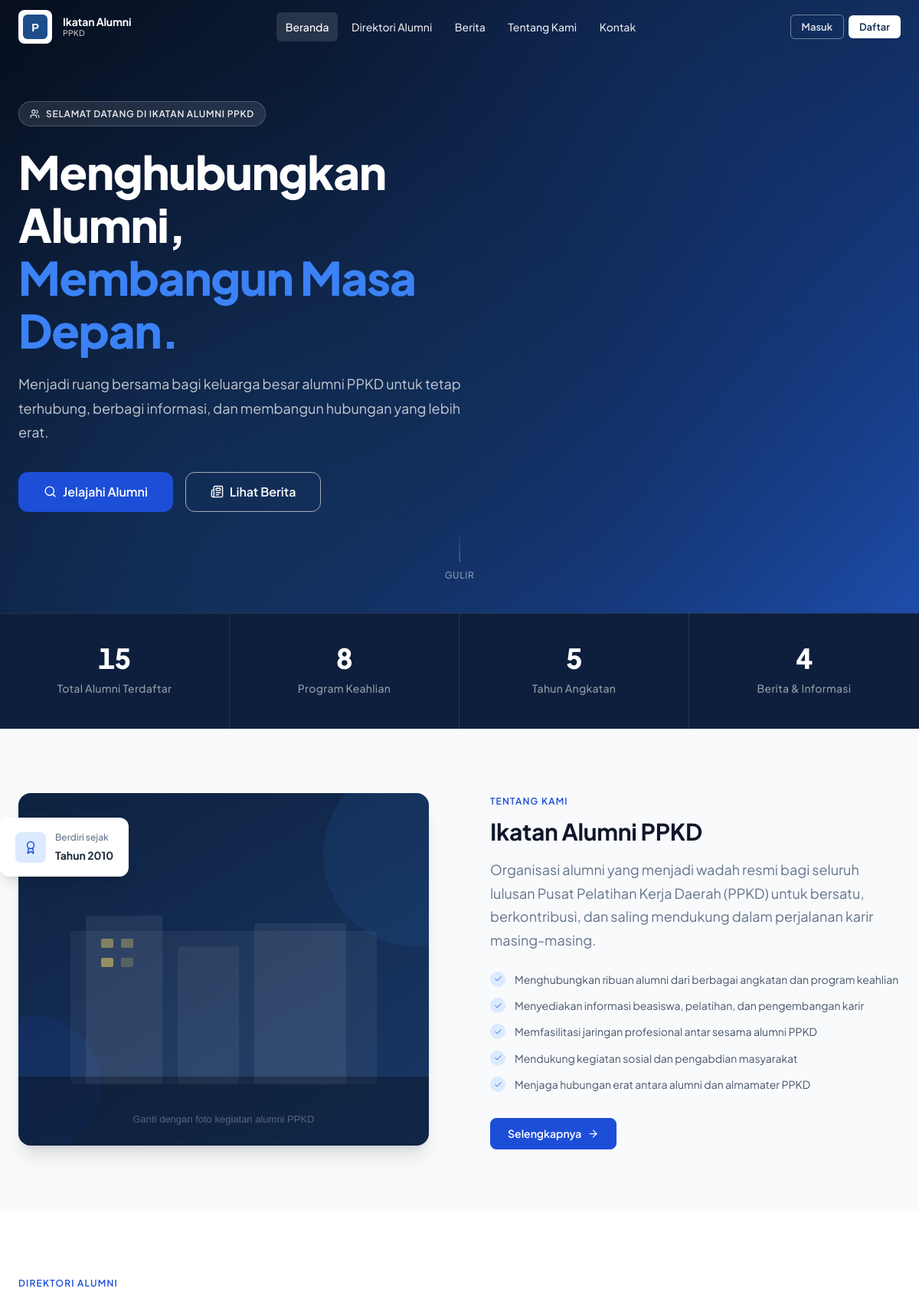
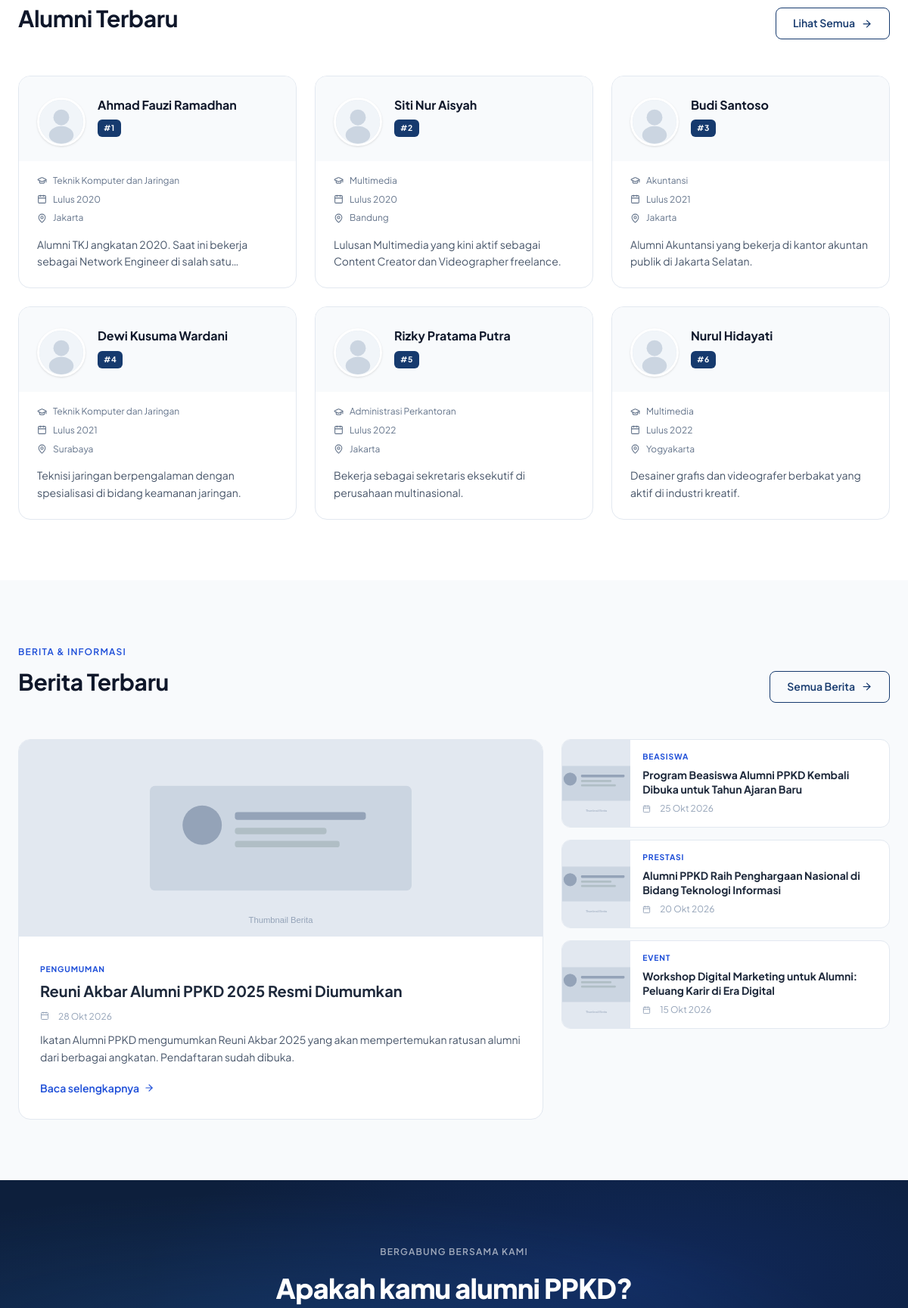
The page / (upper part) on the database its author committed (2 pictures, top to bottom).
### tables this page shows
CREATE TABLE `alumni` (
  `id`            INT UNSIGNED    NOT NULL AUTO_INCREMENT,
  `user_id`       INT UNSIGNED    DEFAULT NULL,
  `nomor_urut`    INT UNSIGNED    NOT NULL,
  `nama_lengkap`  VARCHAR(200)    NOT NULL,
  `jurusan_id`    INT UNSIGNED    NOT NULL,
  `tahun_lulus`   YEAR(4)         NOT NULL,
  `foto`          VARCHAR(255)    DEFAULT NULL,
  `deskripsi`     TEXT            DEFAULT NULL,
  `kota`          VARCHAR(100)    DEFAULT NULL,
  `pekerjaan`     VARCHAR(200)    DEFAULT NULL,
  `is_published`  TINYINT(1)      NOT NULL DEFAULT 1,
  `created_at`    DATETIME        NOT NULL DEFAULT CURRENT_TIMESTAMP,
  `updated_at`    DATETIME        NOT NULL DEFAULT CURRENT_TIMESTAMP ON UPDATE CURRENT_TIMESTAMP,
  PRIMARY KEY (`id`),
  UNIQUE KEY `uq_nomor_urut` (`nomor_urut`),
  KEY `idx_jurusan` (`jurusan_id`),
  KEY `idx_tahun` (`tahun_lulus`),
  KEY `idx_nama` (`nama_lengkap`),
  CONSTRAINT `fk_alumni_jurusan` FOREIGN KEY (`jurusan_id`) REFERENCES `jurusan` (`id`)
);

CREATE TABLE `jurusan` (
  `id`            INT UNSIGNED    NOT NULL AUTO_INCREMENT,
  `nama_jurusan`  VARCHAR(150)    NOT NULL,
  `kode`          VARCHAR(20)     NOT NULL,
  `created_at`    DATETIME        NOT NULL DEFAULT CURRENT_TIMESTAMP,
  PRIMARY KEY (`id`),
  UNIQUE KEY `uq_kode` (`kode`)
);

CREATE TABLE `berita` (
  `id`           INT UNSIGNED    NOT NULL AUTO_INCREMENT,
  `judul`        VARCHAR(255)    NOT NULL,
  `slug`         VARCHAR(255)    NOT NULL,
  `konten`       LONGTEXT        NOT NULL,
  `ringkasan`    TEXT            DEFAULT NULL,
  `thumbnail`    VARCHAR(255)    DEFAULT NULL,
  `kategori`     VARCHAR(100)    DEFAULT 'Umum',
  `author_id`    INT UNSIGNED    DEFAULT NULL,
  `is_published` TINYINT(1)      NOT NULL DEFAULT 1,
  `published_at` DATETIME        DEFAULT CURRENT_TIMESTAMP,
  `created_at`   DATETIME        NOT NULL DEFAULT CURRENT_TIMESTAMP,
  `updated_at`   DATETIME        NOT NULL DEFAULT CURRENT_TIMESTAMP ON UPDATE CURRENT_TIMESTAMP,
  PRIMARY KEY (`id`),
  UNIQUE KEY `uq_slug` (`slug`),
  KEY `idx_kategori` (`kategori`),
  KEY `idx_published` (`is_published`, `published_at`)
);

### includes/functions.php (called while the page is built, shortened)
<?php
function e(string $str): string {
    return htmlspecialchars($str, ENT_QUOTES | ENT_HTML5, 'UTF-8');
}
function excerpt(string $text, int $limit = 150): string {
    $stripped = strip_tags($text);
    if (mb_strlen($stripped) <= $limit) return $stripped;
    return mb_substr($stripped, 0, $limit) . '…';
}
function formatDate(string $date, string $format = 'd M Y'): string {
    static $months = [
        'Jan'=>'Jan','Feb'=>'Feb','Mar'=>'Mar','Apr'=>'Apr',
        'May'=>'Mei','Jun'=>'Jun','Jul'=>'Jul','Aug'=>'Agt',
        'Sep'=>'Sep','Oct'=>'Okt','Nov'=>'Nov','Dec'=>'Des',
    ];
    $formatted = date($format, strtotime($date));
    return str_replace(array_keys($months), array_values($months), $formatted);
}
function alumniPhoto(string $foto = null, string $nama = ''): string {
    return SITE_URL . '/assets/img/avatar-placeholder.svg';
}
function beritaThumb(string $thumb = null): string {
    return SITE_URL . '/assets/img/news-placeholder.svg';
}
function getSiteStats(): array {
    $db = getDB();
    $alumni  = $db->query('SELECT COUNT(*) FROM alumni WHERE is_published=1')->fetchColumn();
    $jurusan = $db->query('SELECT COUNT(DISTINCT jurusan_id) FROM alumni WHERE is_published=1')->fetchColumn();
    $angkatan= $db->query('SELECT COUNT(DISTINCT tahun_lulus) FROM alumni WHERE is_published=1')->fetchColumn();
    $berita  = $db->query('SELECT COUNT(*) FROM berita WHERE is_published=1')->fetchColumn();
    return [
        'alumni'   => (int) $alumni,
        'jurusan'  => (int) $jurusan,
        'angkatan' => (int) $angkatan,
        'berita'   => (int) $berita,
    ];
}
function getLatestAlumni(int $limit = 6): array {
    $db = getDB();
    $stmt = $db->prepare(
        'SELECT a.*, j.nama_jurusan FROM alumni a
         JOIN jurusan j ON a.jurusan_id = j.id
         WHERE a.is_published = 1
         ORDER BY a.created_at DESC
         LIMIT ?'
    );
    $stmt->execute([$limit]);
    return $stmt->fetchAll();
}
function getLatestBerita(int $limit = 4): array {
    $db = getDB();
    $stmt = $db->prepare(
        'SELECT * FROM berita
         WHERE is_published = 1
         ORDER BY published_at DESC
         LIMIT ?'
    );
    $stmt->execute([$limit]);
    return $stmt->fetchAll();
}

### index.php (the view, shortened to what this page needs)
<?php
require_once __DIR__ . '/includes/functions.php';
$stats       = getSiteStats();
$latestAlumni = getLatestAlumni(6);
$latestBerita = getLatestBerita(4);
require_once __DIR__ . '/includes/header.php';
?>
<section class="hero" id="hero" aria-labelledby="heroTitle">
  <div class="hero-bg" id="heroBg"></div>
  <div class="hero-overlay"></div>
  <div class="hero-pattern"></div>
  <div class="container">
    <div class="hero-content">
      <div class="hero-badge" id="heroBadge">
        <i data-lucide="users" style="width:13px;height:13px"></i>
        Selamat Datang di Ikatan Alumni PPKD
      </div>
      <h1 class="hero-title" id="heroTitle">
        Menghubungkan Alumni,<br>
        <em>Membangun Masa Depan.</em>
      </h1>
      <p class="hero-desc">
        Menjadi ruang bersama bagi keluarga besar alumni PPKD untuk tetap
        terhubung, berbagi informasi, dan membangun hubungan yang lebih erat.
      </p>
      <div class="hero-actions">
        <a href="<?= SITE_URL ?>/alumni.php" class="btn btn-primary btn-lg" id="btnJelajahiAlumni">
          <i data-lucide="search" style="width:17px;height:17px"></i>
          Jelajahi Alumni
        </a>
        <a href="<?= SITE_URL ?>/berita.php" class="btn btn-outline-light btn-lg" id="btnLihatBerita">
          <i data-lucide="newspaper" style="width:17px;height:17px"></i>
          Lihat Berita
        </a>
      </div>
    </div>
  </div>
  <div class="hero-scroll" aria-hidden="true">
    <span>Gulir</span>
  </div>
</section>
<section class="stats-section" aria-label="Statistik Alumni">
  <div class="stats-inner">
    <div class="stat-item">
      <span class="stat-number">
        <span class="counter" data-target="<?= $stats['alumni'] ?>"><?= $stats['alumni'] ?></span>
      </span>
      <span class="stat-label">Total Alumni Terdaftar</span>
    </div>
    <div class="stat-item">
      <span class="stat-number">
        <span class="counter" data-target="<?= $stats['jurusan'] ?>"><?= $stats['jurusan'] ?></span>
      </span>
      <span class="stat-label">Program Keahlian</span>
    </div>
    <div class="stat-item">
      <span class="stat-number">
        <span class="counter" data-target="<?= $stats['angkatan'] ?>"><?= $stats['angkatan'] ?></span>
      </span>
      <span class="stat-label">Tahun Angkatan</span>
    </div>
    <div class="stat-item">
      <span class="stat-number">
        <span class="counter" data-target="<?= $stats['berita'] ?>"><?= $stats['berita'] ?></span>
      </span>
      <span class="stat-label">Berita &amp; Informasi</span>
    </div>
  </div>
</section>
<section class="section about-section" id="tentang" aria-labelledby="tentangTitle">
  <div class="container">
    <div class="about-grid">
      <div class="about-visual">
        <img src="<?= SITE_URL ?>/assets/img/about-placeholder.svg"
             alt="Foto kegiatan alumni PPKD"
             class="about-img-primary"
             id="aboutImgPrimary">
        <div class="about-badge" id="aboutBadge">
          <div class="about-badge-icon">
            <i data-lucide="award" style="width:18px;height:18px"></i>
          </div>
          <div class="about-badge-text">
            <span>Berdiri sejak</span>
            <strong>Tahun 2010</strong>
          </div>
        </div>
      </div>
      <div class="about-content">
        <span class="label-tag">Tentang Kami</span>
        <h2 class="section-title" id="tentangTitle">
          Ikatan Alumni PPKD
        </h2>
        <p class="section-subtitle" style="margin-top:1rem;">
          Organisasi alumni yang menjadi wadah resmi bagi seluruh lulusan
          Pusat Pelatihan Kerja Daerah (PPKD) untuk bersatu, berkontribusi,
          dan saling mendukung dalam perjalanan karir masing-masing.
        </p>
        <ul class="about-list">
          <li>
            <span class="check"><i data-lucide="check" style="width:11px;height:11px"></i></span>
            Menghubungkan ribuan alumni dari berbagai angkatan dan program keahlian
          </li>
          <li>
            <span class="check"><i data-lucide="check" style="width:11px;height:11px"></i></span>
            Menyediakan informasi beasiswa, pelatihan, dan pengembangan karir
          </li>
          <li>
            <span class="check"><i data-lucide="check" style="width:11px;height:11px"></i></span>
            Memfasilitasi jaringan profesional antar sesama alumni PPKD
          </li>
          <li>
            <span class="check"><i data-lucide="check" style="width:11px;height:11px"></i></span>
            Mendukung kegiatan sosial dan pengabdian masyarakat
          </li>
          <li>
            <span class="check"><i data-lucide="check" style="width:11px;height:11px"></i></span>
            Menjaga hubungan erat antara alumni dan almamater PPKD
          </li>
        </ul>
        <a href="<?= SITE_URL ?>/tentang.php" class="btn btn-primary" id="btnReadAbout">
          Selengkapnya
          <i data-lucide="arrow-right" style="width:15px;height:15px"></i>
        </a>
      </div>
    </div>
  </div>
</section>
<section class="section alumni-section" aria-labelledby="alumniSectionTitle">
  <div class="container">
    <div class="section-header">
      <div class="section-header-row">
        <div>
          <span class="label-tag">Direktori Alumni</span>
          <h2 class="section-title" id="alumniSectionTitle">Alumni Terbaru</h2>
        </div>
        <a href="<?= SITE_URL ?>/alumni.php" class="btn btn-outline" id="btnAllAlumni">
          Lihat Semua
          <i data-lucide="arrow-right" style="width:15px;height:15px"></i>
        </a>
      </div>
    </div>
    <?php if ($latestAlumni): ?>
    <div class="alumni-grid" id="homeAlumniGrid">
      <?php foreach ($latestAlumni as $al): ?>
      <a href="<?= SITE_URL ?>/alumni-detail.php?id=<?= $al['id'] ?>"
         class="alumni-card"
         id="alumni-home-<?= $al['id'] ?>">
        <div class="alumni-card-header">
          <img src="<?= alumniPhoto($al['foto'], $al['nama_lengkap']) ?>"
               alt="Foto <?= e($al['nama_lengkap']) ?>"
               class="alumni-avatar"
               onerror="this.src='<?= SITE_URL ?>/assets/img/avatar-placeholder.svg'">
          <div class="alumni-meta">
            <h3><?= e($al['nama_lengkap']) ?></h3>
            <span class="alumni-badge">#<?= e($al['nomor_urut']) ?></span>
          </div>
        </div>
        <div class="alumni-card-body">
          <div class="alumni-info-row">
            <div class="alumni-info-item">
              <i data-lucide="graduation-cap" style="width:13px;height:13px"></i>
              <span><?= e($al['nama_jurusan']) ?></span>
            </div>
            <div class="alumni-info-item">
              <i data-lucide="calendar" style="width:13px;height:13px"></i>
              <span>Lulus <?= e($al['tahun_lulus']) ?></span>
            </div>
            <?php if ($al['kota']): ?>
            <div class="alumni-info-item">
              <i data-lucide="map-pin" style="width:13px;height:13px"></i>
              <span><?= e($al['kota']) ?></span>
            </div>
            <?php endif; ?>
          </div>
          <?php if ($al['deskripsi']): ?>
          <p class="alumni-desc"><?= e(excerpt($al['deskripsi'], 100)) ?></p>
          <?php endif; ?>
        </div>
      </a>
      <?php endforeach; ?>
    </div>
    <?php endif; ?>
  </div>
</section>
<section class="section berita-section" aria-labelledby="beritaSectionTitle">
  <div class="container">
    <div class="section-header">
      <div class="section-header-row">
        <div>
          <span class="label-tag">Berita &amp; Informasi</span>
          <h2 class="section-title" id="beritaSectionTitle">Berita Terbaru</h2>
        </div>
        <a href="<?= SITE_URL ?>/berita.php" class="btn btn-outline" id="btnAllBerita">
          Semua Berita
          <i data-lucide="arrow-right" style="width:15px;height:15px"></i>
        </a>
      </div>
    </div>
    <?php if ($latestBerita): ?>
    <?php $featured = $latestBerita[0]; $rest = array_slice($latestBerita, 1); ?>
    <div class="berita-grid">
      <a href="<?= SITE_URL ?>/berita-detail.php?slug=<?= e($featured['slug']) ?>"
         class="berita-featured"
         id="berita-featured-<?= $featured['id'] ?>">
        <img src="<?= beritaThumb($featured['thumbnail']) ?>"
             alt="<?= e($featured['judul']) ?>"
             class="berita-featured-img"
             onerror="this.src='<?= SITE_URL ?>/assets/img/news-placeholder.svg'">
        <div class="berita-featured-body">
          <span class="berita-kategori"><?= e($featured['kategori']) ?></span>
          <h3 class="berita-judul"><?= e($featured['judul']) ?></h3>
          <div class="berita-meta-row">
            <i data-lucide="calendar" style="width:12px;height:12px"></i>
            <span><?= formatDate($featured['published_at']) ?></span>
          </div>
          <?php if ($featured['ringkasan']): ?>
          <p class="berita-ringkasan"><?= e($featured['ringkasan']) ?></p>
          <?php endif; ?>
          <span class="read-more">
            Baca selengkapnya
            <i data-lucide="arrow-right" style="width:14px;height:14px"></i>
          </span>
        </div>
      </a>
      <div class="berita-stack">
        <?php foreach ($rest as $b): ?>
        <a href="<?= SITE_URL ?>/berita-detail.php?slug=<?= e($b['slug']) ?>"
           class="berita-item"
           id="berita-item-<?= $b['id'] ?>">
          <img src="<?= beritaThumb($b['thumbnail']) ?>"
               alt="<?= e($b['judul']) ?>"
               class="berita-item-img"
               onerror="this.src='<?= SITE_URL ?>/assets/img/news-placeholder.svg'">
          <div class="berita-item-body">
            <span class="berita-kategori"><?= e($b['kategori']) ?></span>
            <h4 class="berita-judul"><?= e($b['judul']) ?></h4>
            <div class="berita-meta-row">
              <i data-lucide="calendar" style="width:11px;height:11px"></i>
              <span><?= formatDate($b['published_at']) ?></span>
            </div>
          </div>
        </a>
        <?php endforeach; ?>
      </div>
    </div>
    <?php endif; ?>
  </div>
</section>
<section class="section cta-section" aria-labelledby="ctaTitle">
  <div class="container">
    <div class="cta-inner">
      <span class="label-tag" style="color:rgba(255,255,255,0.6);margin-bottom:1rem;">Bergabung Bersama Kami</span>
      <h2 id="ctaTitle">Apakah kamu alumni PPKD?</h2>
    </div>
  </div>
</section>
<?php require_once __DIR__ . '/includes/footer.php'; ?>

### index.php (style rules this page uses)
.hero-bg { background: linear-gradient( 135deg, var(--navy-900) 0%, var(--navy-700) 60%, var(--navy-500) 100% ); }

### rows shown on the page
alumni: nama_lengkap "Ahmad Fauzi Ramadhan", nomor_urut "1", jurusan.nama_jurusan "Teknik Komputer dan Jaringan", tahun_lulus "2020", kota "Jakarta", deskripsi "Alumni TKJ angkatan 2020. Saat ini bekerja sebagai Network Engineer di salah…"
alumni: nama_lengkap "Siti Nur Aisyah", nomor_urut "2", jurusan.nama_jurusan "Multimedia", tahun_lulus "2020", kota "Bandung", deskripsi "Lulusan Multimedia yang kini aktif sebagai Content Creator dan Videographer freelance."
alumni: nama_lengkap "Budi Santoso", nomor_urut "3", jurusan.nama_jurusan "Akuntansi", tahun_lulus "2021", kota "Jakarta", deskripsi "Alumni Akuntansi yang bekerja di kantor akuntan publik di Jakarta Selatan."
alumni: nama_lengkap "Dewi Kusuma Wardani", nomor_urut "4", jurusan.nama_jurusan "Teknik Komputer dan Jaringan", tahun_lulus "2021", kota "Surabaya", deskripsi "Teknisi jaringan berpengalaman dengan spesialisasi di bidang keamanan jaringan."
alumni: nama_lengkap "Rizky Pratama Putra", nomor_urut "5", jurusan.nama_jurusan "Administrasi Perkantoran", tahun_lulus "2022", kota "Jakarta", deskripsi "Bekerja sebagai sekretaris eksekutif di perusahaan multinasional."
alumni: nama_lengkap "Nurul Hidayati", nomor_urut "6", jurusan.nama_jurusan "Multimedia", tahun_lulus "2022", kota "Yogyakarta", deskripsi "Desainer grafis dan videografer berbakat yang aktif di industri kreatif."
berita: kategori "PENGUMUMAN", judul "Reuni Akbar Alumni PPKD 2025 Resmi Diumumkan", published_at "28 Okt 2026", ringkasan "Ikatan Alumni PPKD mengumumkan Reuni Akbar 2025 yang akan mempertemukan ratusan alumni dari berbagai angkatan. Pendaftaran sudah dibuka."
berita: kategori "BEASISWA", judul "Program Beasiswa Alumni PPKD Kembali Dibuka untuk Tahun Ajaran Baru", published_at "25 Okt 2026"
berita: kategori "PRESTASI", judul "Alumni PPKD Raih Penghargaan Nasional di Bidang Teknologi Informasi", published_at "20 Okt 2026"
berita: kategori "EVENT", judul "Workshop Digital Marketing untuk Alumni: Peluang Karir di Era Digital", published_at "15 Okt 2026"

### other values the page prints
$stats['alumni'] "15"
$stats['jurusan'] "8"
$stats['angkatan'] "5"
$stats['berita'] "4"
